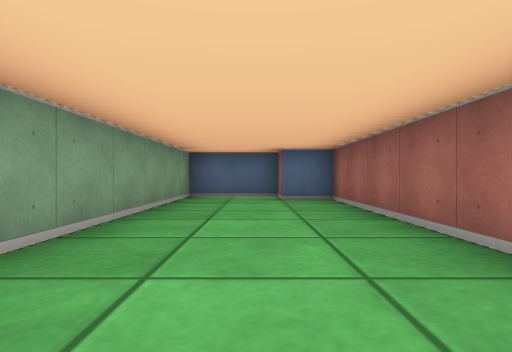
[1] (above)

17 first-person views from a walk through a cub3D level. The camera is about half as high as the walls, looks level and sees 75° across. The floor is counted in squares. Each view is taken from the middle of a square. On the plan, view 1 faces up. The plan holds only what a view shows up to about 9 squares ahead; the rest is blank.

[2]
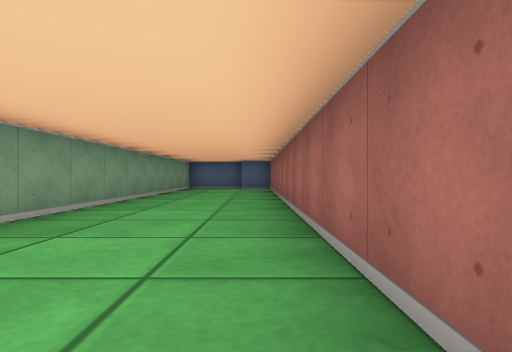

[3]
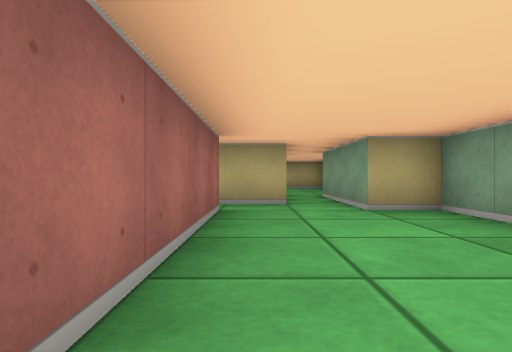

[4]
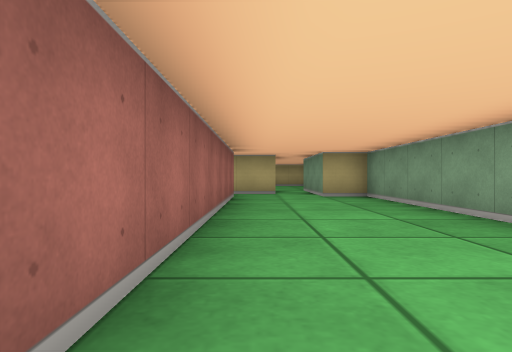

[5]
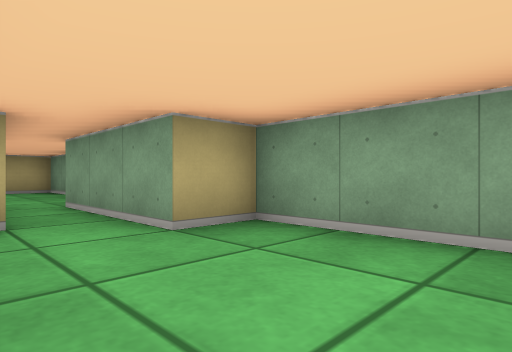

[6]
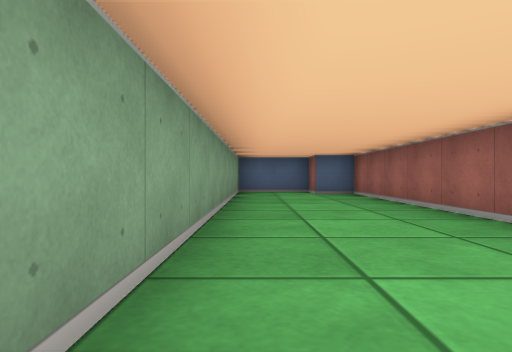

[7]
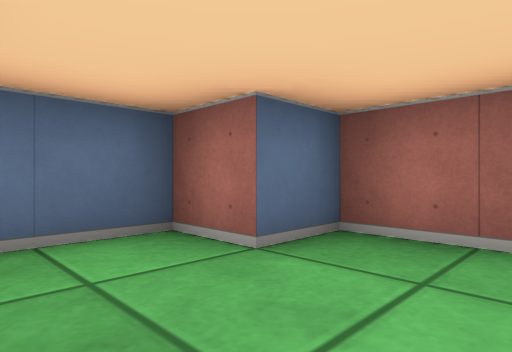

[8]
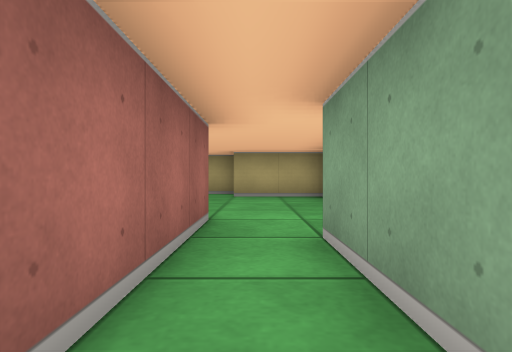

[9]
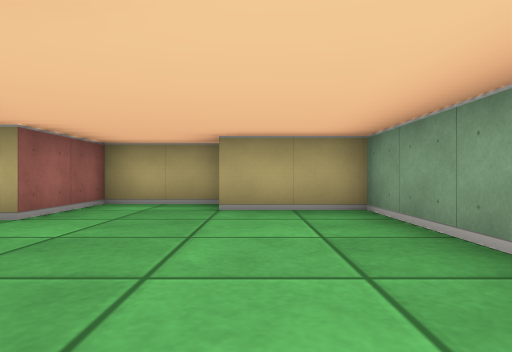

[10]
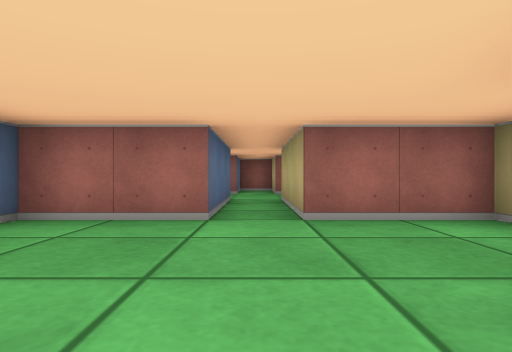

[11]
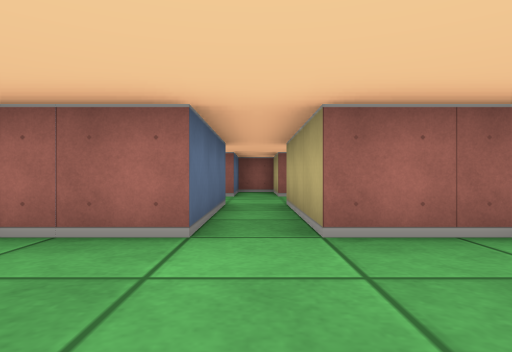

[12]
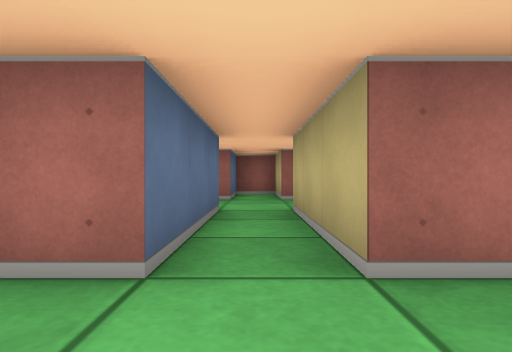

[13]
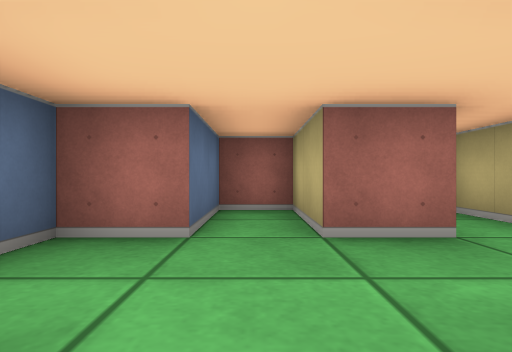

[14]
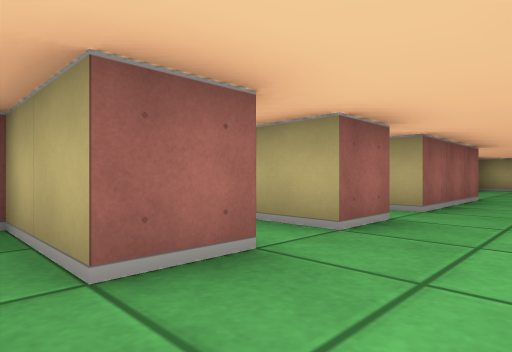

[15]
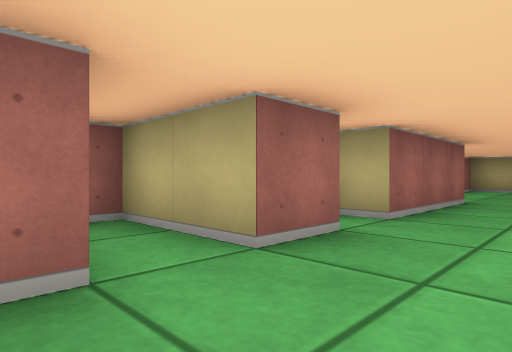

[16]
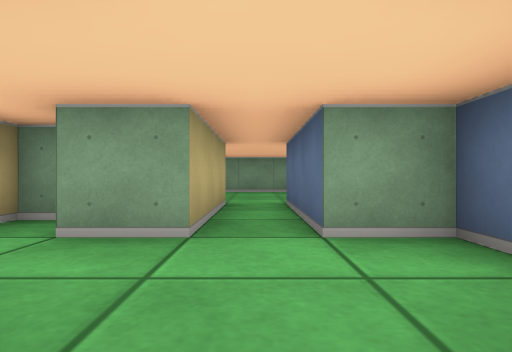

[17]
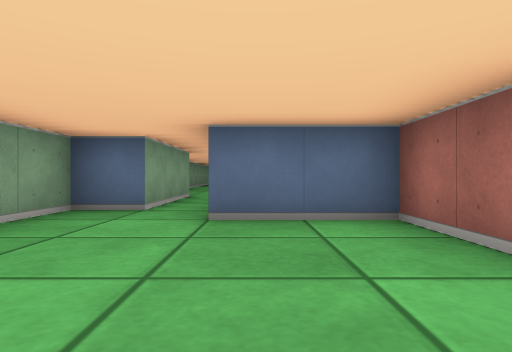

### Floor plan
Ten units are one square. View 1 is at (0, 0); x grows to the right and y downward. Boxes are objects, and circles mark ways between rooms. Rooms are numbered by the first view taken in them; rooms with no view inside come last. Other rooms are left out.
<svg viewBox="-20 -80 120 230">
<path fill="none" stroke="#000" d="M15 45 15 -65 5 -65 5 -75 -15 -75 -15 45 -5 45 -5 55M5 55 16 55M5 135 25 135 25 115 55 115M55 105 25 105 25 85 5 85 5 55M-5 55 -5 75 -15 75 -15 125 5 125M75 115 95 115 95 105 75 105 75 95 55 95 55 105M75 126 75 115M75 145 75 135 95 135M55 115 55 125M45 130 45 135"/>
<circle cx="0" cy="50" r="3" fill="#2a7"/>
<circle cx="50" cy="110" r="3" fill="#2a7"/>
<circle cx="65" cy="120" r="3" fill="#2a7"/>
<text x="0" y="-10">1</text>
<text x="10" y="100">2</text>
<text x="70" y="110">3</text>
<text x="70" y="130">4</text>
</svg>
Room 1 opens to room 2. Room 2 opens to room 3. Room 3 opens to room 4.

Where each view was taken, in squares from view 1:
view 1: 0 up, 0 right, facing up
view 2: 5 down, 1 right, facing up
view 3: 0 up, 1 right, facing down
view 4: 3 up, 1 right, facing down
view 5: 2 down, 1 right, facing down-left
view 6: 2 down, 1 left, facing up
view 7: 5 up, 1 left, facing up-right
view 8: 5 down, 0 right, facing down
view 9: 8 down, 0 right, facing down
view 10: 11 down, 1 left, facing right
view 11: 11 down, 0 right, facing right
view 12: 11 down, 1 right, facing right
view 13: 11 down, 5 right, facing right
view 14: 11 down, 6 right, facing down-right
view 15: 12 down, 6 right, facing down-right
view 16: 11 down, 8 right, facing left
view 17: 12 down, 1 right, facing up
